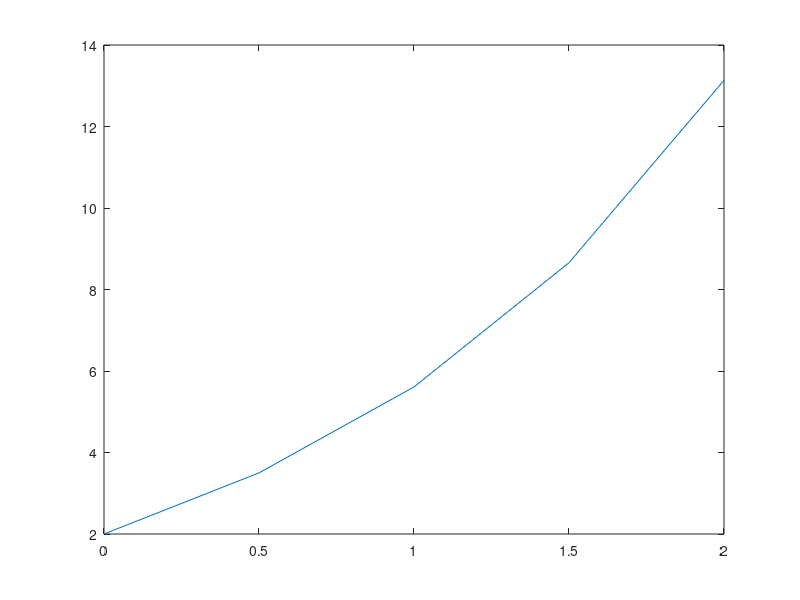

This chart was generated by the following MATLAB code:
function [y] = eulers

% This function solves equations of the type dy/dt = f(y, t)
% Method: y(new) = y(old) + slope * step size


% First define variables
clear t
clear y

h = 0.5;          % Step size
t = 0:h:2;

y = zeros(1, length(t));   % y = a vector
y(1) = 2;       % y(IC) = y0

for i = 1: length(t)-1
    phi = 4*exp(0.8*t(i)) - 0.5 * y(i);
    y(1, i+1) = y(1, i) + phi * h;
end


plot(t,y)


